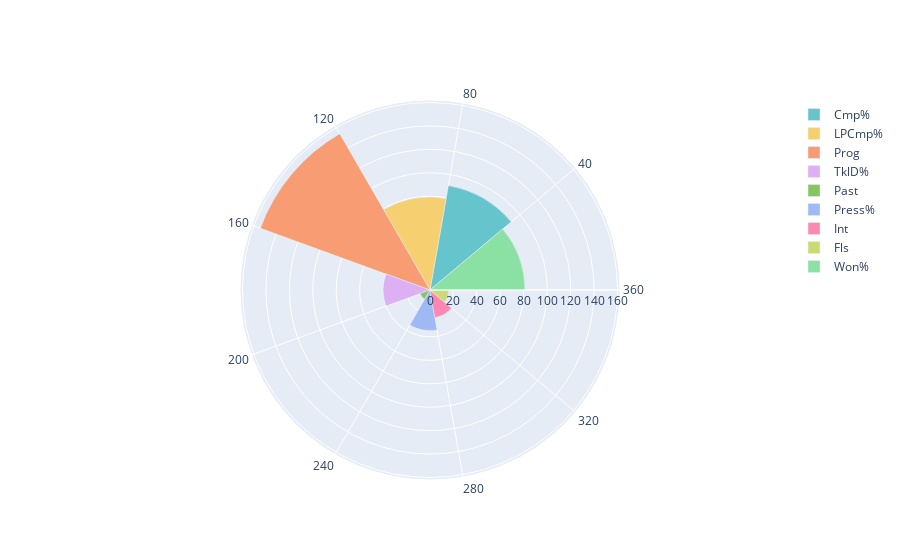

The notebook cell this image was saved under:
### Code cell
barpolar_plots = [go.Barpolar(r=[r], theta=[t], width=[w], name=n, marker_color=[c])
for r, t, w, n, c in zip(vals, theta, width, labels, colors)]
fig = go.Figure(barpolar_plots)
angular_tickvals = [(i + 1) * 360 / num_slices for i in range(num_slices)]
fig.update_layout(polar_angularaxis_tickvals=angular_tickvals)
fig.show()

### Figure 1 — Plotly figure (JSON) as saved in the notebook; plotly's stock layout.template omitted (floating-point values rounded to 4 significant figures)
{"data": [{"marker": {"color": ["rgb(102, 197, 204)"]}, "name": "Cmp%", "r": [90.5], "theta": [60], "type": "barpolar", "width": [40]}, {"marker": {"color": ["rgb(246, 207, 113)"]}, "name": "LPCmp%", "r": [79.2], "theta": [100], "type": "barpolar", "width": [40]}, {"marker": {"color": ["rgb(248, 156, 116)"]}, "name": "Prog", "r": [154], "theta": [140], "type": "barpolar", "width": [40]}, {"marker": {"color": ["rgb(220, 176, 242)"]}, "name": "TklD%", "r": [40], "theta": [180], "type": "barpolar", "width": [40]}, {"marker": {"color": ["rgb(135, 197, 95)"]}, "name": "Past", "r": [9], "theta": [220], "type": "barpolar", "width": [40]}, {"marker": {"color": ["rgb(158, 185, 243)"]}, "name": "Press%", "r": [34.6], "theta": [260], "type": "barpolar", "width": [40]}, {"marker": {"color": ["rgb(254, 136, 177)"]}, "name": "Int", "r": [24], "theta": [300], "type": "barpolar", "width": [40]}, {"marker": {"color": ["rgb(201, 219, 116)"]}, "name": "Fls", "r": [16], "theta": [340], "type": "barpolar", "width": [40]}, {"marker": {"color": ["rgb(139, 224, 164)"]}, "name": "Won%", "r": [81], "theta": [380], "type": "barpolar", "width": [40]}], "layout": {"polar": {"angularaxis": {"tickvals": [40, 80, 120, 160, 200, 240, 280, 320, 360]}}}}
